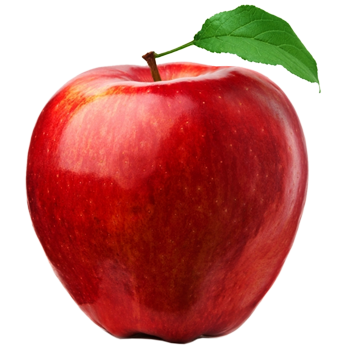
#> input picture Day10/images/apple/apple_1.jpg, 349 x 349 px; its folder holds only this picture in this run
$ python svm_classification.py
#> lines starting #> are read from the running program, lines starting #| are printed output that depends on the picture
from pathlib import Path
import matplotlib.pyplot as plt
import numpy as np

from sklearn import svm, metrics, datasets
from sklearn.utils import Bunch
from sklearn.model_selection import GridSearchCV, train_test_split

from skimage.io import imread
from skimage.transform import resize


def load_image_files(container_path, dimension=(64, 64)):

#> called with dimension = (64, 64)
    image_dir = Path(container_path)
    folders = [directory for directory in image_dir.iterdir() if directory.is_dir()]
    categories = [fo.name for fo in folders]

    descr = "A image classification dataset"
    images = []
    flat_data = []
    target = []
    for i, direc in enumerate(folders):
        for file in direc.iterdir():
            img = imread(file)
#> img is the input picture: shape (349, 349, 4); mean R, G, B, A 199.7, 132.9, 126.4, 147.6
            img_resized = resize(img, dimension, anti_aliasing=True, mode='reflect')
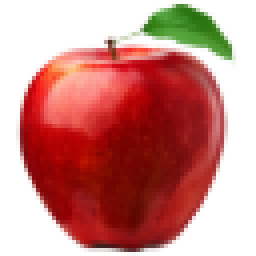
#> img_resized: shape (64, 64, 4) float64 (shown 4 times larger); mean R, G, B, A 0.783, 0.521, 0.496, 0.579; transparent parts drawn white
            flat_data.append(img_resized.flatten())
            images.append(img_resized)
            target.append(i)
#> pass 2 of the loop in load_image_files, `for i, direc in enumerate(folders):`:
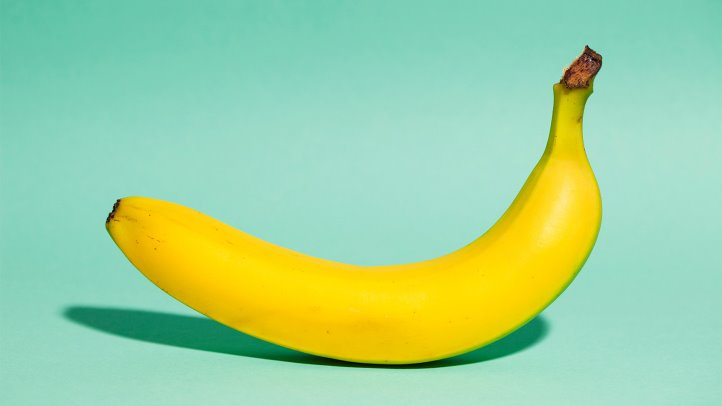
#> input picture Day10/images/banana/banana_1.jpg, 722 x 406 px
#> in load_image_files, img is the input picture: shape (406, 722, 3); mean R, G, B 160.1, 210, 157.3
#> in load_image_files, `img_resized = resize(img, dimension, anti_aliasing=True, mode='reflect')`:
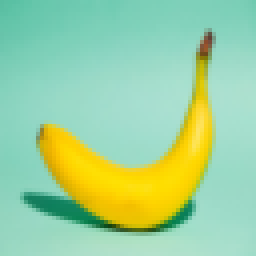
#> img_resized: shape (64, 64, 3) float64 (shown 4 times larger); mean R, G, B 0.628, 0.823, 0.617
#> (the run stopped early here; a loop or call above may not have finished)
